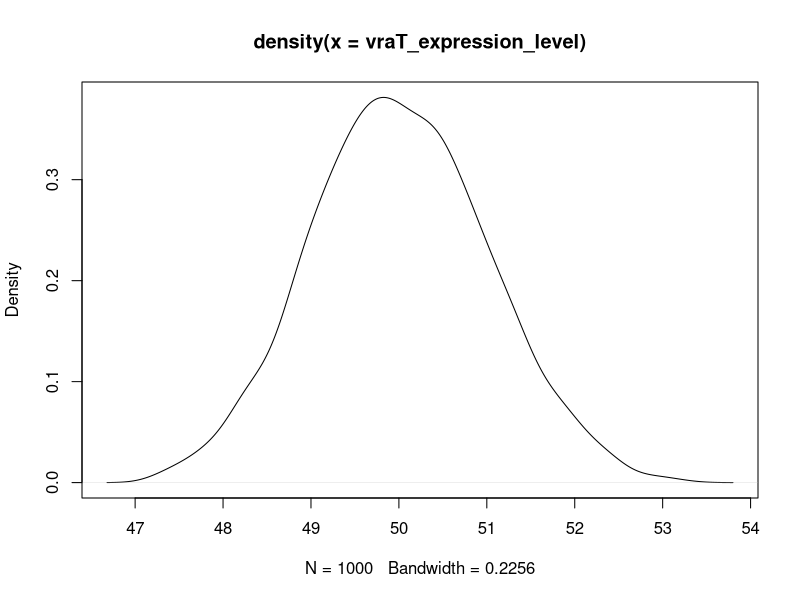

The R script that drew this image:
## ---- chunk 1
knitr::opts_chunk$set(echo = TRUE)
## ---- chunk 2
rnorm(1000, 50, 1)->vraT_expression_level 

plot(density(vraT_expression_level))
min(vraT_expression_level)
max(vraT_expression_level)

